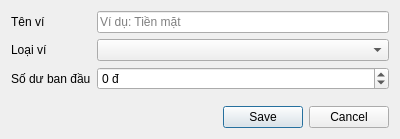
<?xml version="1.0" encoding="utf-8"?>
<ui version="4.0">
 <class>WalletDialog</class>
 <widget class="QDialog" name="WalletDialog">
  <property name="minimumSize">
   <size>
    <width>400</width>
    <height>0</height>
   </size>
  </property>
  <property name="windowTitle">
   <string>Ví</string>
  </property>
  <layout class="QVBoxLayout" name="rootLayout">
   <item>
    <layout class="QFormLayout" name="formLayout">
     <item row="0" column="0">
      <widget class="QLabel" name="nameLabel">
       <property name="text">
        <string>Tên ví</string>
       </property>
      </widget>
     </item>
     <item row="0" column="1">
      <widget class="QLineEdit" name="nameInput">
       <property name="placeholderText">
        <string>Ví dụ: Tiền mặt</string>
       </property>
      </widget>
     </item>
     <item row="1" column="0">
      <widget class="QLabel" name="typeLabel">
       <property name="text">
        <string>Loại ví</string>
       </property>
      </widget>
     </item>
     <item row="1" column="1">
      <widget class="QComboBox" name="typeCombo" />
     </item>
     <item row="2" column="0">
      <widget class="QLabel" name="balanceLabel">
       <property name="text">
        <string>Số dư ban đầu</string>
       </property>
      </widget>
     </item>
     <item row="2" column="1">
      <widget class="QDoubleSpinBox" name="balanceInput">
       <property name="minimum">
        <double>-1000000000000.000000000000000</double>
       </property>
       <property name="maximum">
        <double>1000000000000.000000000000000</double>
       </property>
       <property name="singleStep">
        <double>50000.000000000000000</double>
       </property>
       <property name="decimals">
        <number>0</number>
       </property>
       <property name="suffix">
        <string> đ</string>
       </property>
      </widget>
     </item>
    </layout>
   </item>
   <item>
    <spacer name="buttonGap">
     <property name="orientation">
      <enum>Qt::Vertical</enum>
     </property>
     <property name="sizeType">
      <enum>QSizePolicy::Fixed</enum>
     </property>
     <property name="sizeHint">
      <size>
       <width>20</width>
       <height>10</height>
      </size>
     </property>
    </spacer>
   </item>
   <item>
    <widget class="QDialogButtonBox" name="buttons">
     <property name="standardButtons">
      <set>QDialogButtonBox::Cancel|QDialogButtonBox::Save</set>
     </property>
    </widget>
   </item>
  </layout>
 </widget>
 <resources />
 <connections />
</ui>
